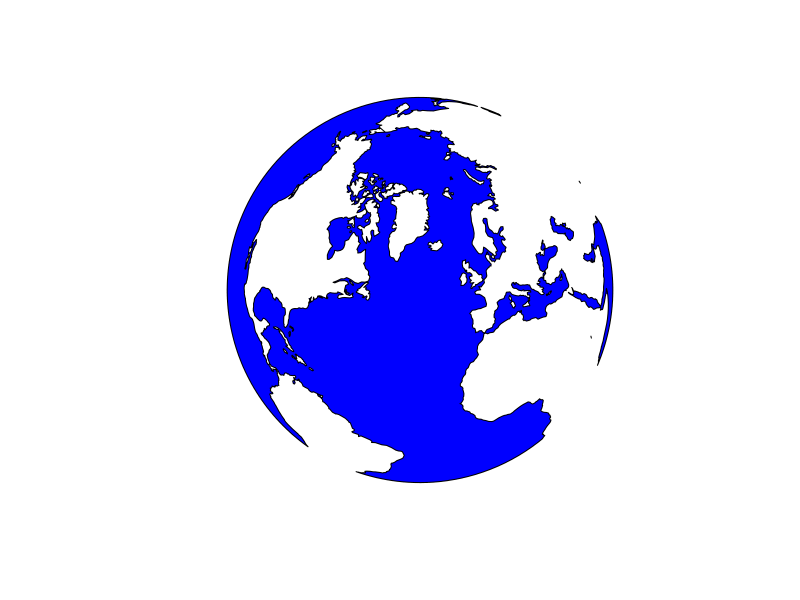
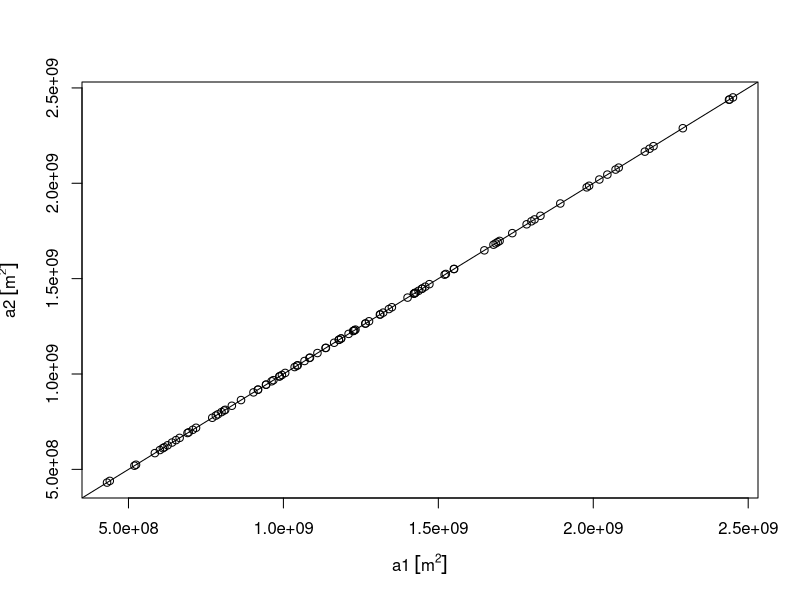
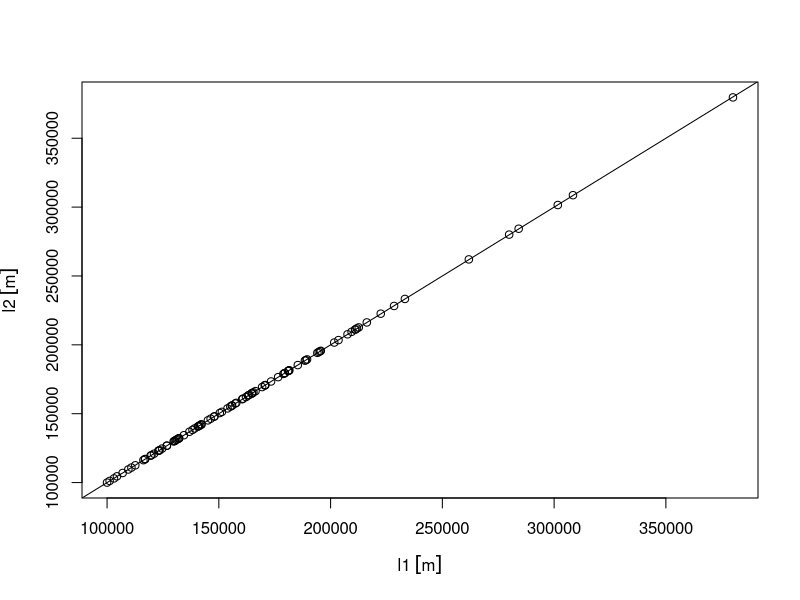
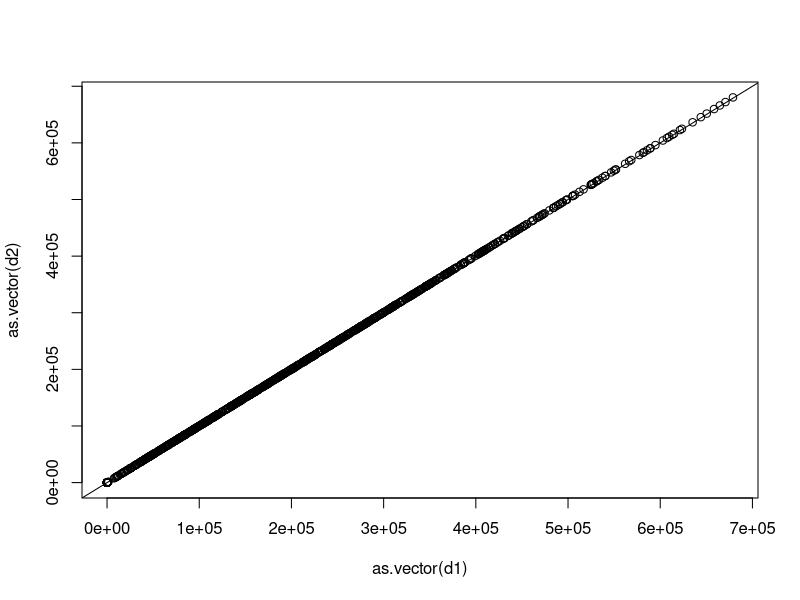

Here is the R script that generated these plots, in order: (Note: this script raises an error after producing the figures.)
## ---- chunk 1
knitr::opts_chunk$set(collapse = TRUE)
## ---- chunk 2
library(sf)
sf_use_s2()
## ---- chunk 3
library(s2)
## ---- chunk 4
nc = read_sf(system.file("gpkg/nc.gpkg", package="sf")) # wrong ring directions
s2_area(st_as_s2(nc, oriented = FALSE)[1:3]) # corrects ring direction, correct area:
s2_area(st_as_s2(nc, oriented = TRUE)[1:3]) # wrong direction: Earth's surface minus area
nc = read_sf(system.file("gpkg/nc.gpkg", package="sf"), check_ring_dir = TRUE)
s2_area(st_as_s2(nc, oriented = TRUE)[1:3]) # no second correction needed here:
## ---- chunk 5
g = as_s2_geography(TRUE)
g
## ---- chunk 6
co = s2_data_countries()
oc = s2_difference(g, s2_union_agg(co)) # oceans
b = s2_buffer_cells(as_s2_geography("POINT(-30 52)"), 9800000) # visible half
i = s2_intersection(b, oc) # visible ocean
plot(st_transform(st_as_sfc(i), "+proj=ortho +lat_0=52 +lon_0=-30"), col = 'blue')
## ---- chunk 7
s2_area(oc) / s2_area(g)
## ---- chunk 8
a = as_s2_geography("POINT(0 0)")
b = as_s2_geography("POLYGON((0 0,1 0,1 1,0 1,0 0))")
s2_intersects(a, b, s2_options(model = "open")) 
s2_intersects(a, b, s2_options(model = "closed"))
s2_intersects(a, b, s2_options(model = "semi-open")) # a toss
s2_intersects(a, b) # default: semi-open
## ---- chunk 9
fiji = s2_data_countries("Fiji")
aa = s2_data_countries("Antarctica")
s2_bounds_cap(fiji)
s2_bounds_rect(c(fiji,aa))
## ---- chunk 10
sf_use_s2()
## ---- chunk 11
sf_use_s2(FALSE)
## ---- chunk 12
sf_use_s2(TRUE)
## ---- chunk 13
library(sf)
library(units)
nc = read_sf(system.file("gpkg/nc.gpkg", package="sf"))
sf_use_s2(TRUE)
a1 = st_area(nc)
sf_use_s2(FALSE)
a2 = st_area(nc)
plot(a1, a2)
abline(0, 1)
summary((a1 - a2)/a1)
## ---- chunk 14
nc_ls = st_cast(nc, "MULTILINESTRING")
sf_use_s2(TRUE)
l1 = st_length(nc_ls)
sf_use_s2(FALSE)
l2 = st_length(nc_ls)
plot(l1 , l2)
abline(0, 1)
summary((l1-l2)/l1)
## ---- chunk 15
sf_use_s2(TRUE)
d1 = st_distance(nc, nc[1:10,])
sf_use_s2(FALSE)
d2 = st_distance(nc, nc[1:10,])
plot(as.vector(d1), as.vector(d2))
abline(0, 1)
summary(as.vector(d1)-as.vector(d2))
## ---- chunk 16
sf_use_s2(FALSE)
st_intersects(nc[1:3,], nc[1:3,]) # self-intersections + neighbours
sf_use_s2(TRUE)
st_intersects(nc[1:3,], nc[1:3,], s2_model = "semi-open") # only self-intersections
## ---- chunk 17
uk = s2_data_countries("United Kingdom")
class(uk)
uk_sfc = st_as_sfc(uk) 
uk_buffer = s2_buffer_cells(uk, distance = 20000)
uk_buffer2 = s2_buffer_cells(uk, distance = 20000, max_cells = 10000)
uk_buffer3 = s2_buffer_cells(uk, distance = 20000, max_cells = 100)
class(uk_buffer)
plot(uk_sfc)
plot(st_as_sfc(uk_buffer))
plot(st_as_sfc(uk_buffer2))
plot(st_as_sfc(uk_buffer3))
uk_sf = st_as_sf(uk) 
## ---- chunk 18
# the sf way
system.time({
  uk_projected = st_transform(uk_sfc, 27700)
  uk_buffer_sf = st_buffer(uk_projected, dist = 20000)
})
# sf way with few than the 30 segments in the buffer
system.time({
  uk_projected = st_transform(uk_sfc, 27700)
  uk_buffer_sf2 = st_buffer(uk_projected, dist = 20000, nQuadSegs = 4)
})
# s2 with default cell size
system.time({
  uk_buffer = s2_buffer_cells(uk, distance = 20000)
})
# s2 with 10000 cells
system.time({
  uk_buffer2 = s2_buffer_cells(uk, distance = 20000, max_cells = 10000)
})
# s2 with 100 cells
system.time({
  uk_buffer2 = s2_buffer_cells(uk, distance = 20000, max_cells = 100)
})
